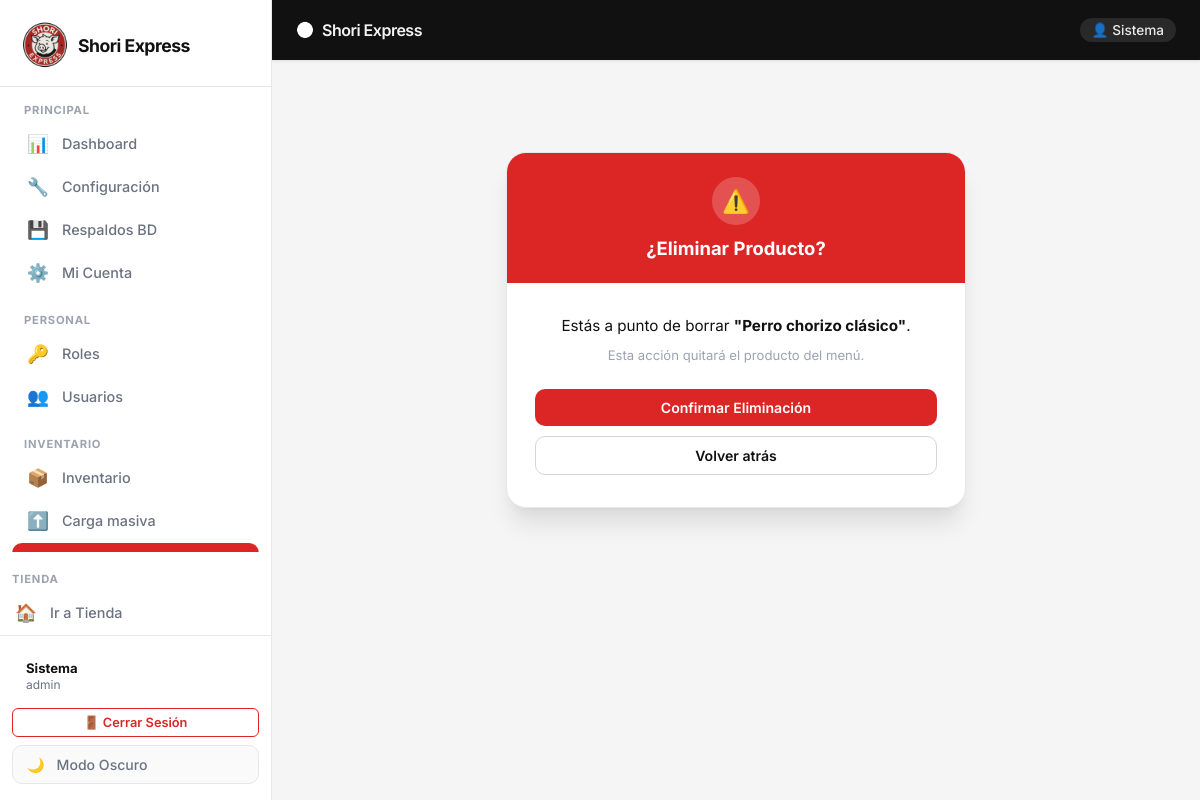
Screenshot of /productos/eliminar/1/ (signed in) with the database file from the repository.
### usuario/models.py (models this page shows, shortened)
class Usuario(models.Model):
    TIPO_DOC_CHOICES = [
        ('CC', 'Cédula de Ciudadanía'),
        ('TI', 'Tarjeta de Identidad'),
        ('CE', 'Cédula de Extranjería'),
        ('PEP', 'Permiso Especial de Permanencia'),
    ]
    ESTADO_CHOICES = [
        ('activo', 'Activo'),
        ('inactivo', 'Inactivo'),
    ]
    tipo_documento = models.CharField(max_length=10, choices=TIPO_DOC_CHOICES, default='CC')
    documento = models.CharField(max_length=15, unique=True)
    primer_nombre = models.CharField(max_length=40)
    apellido = models.CharField(max_length=40)
    correo = models.EmailField(max_length=100, unique=True)
    telefono = models.CharField(max_length=20, null=True, blank=True)
    direccion = models.CharField(max_length=100, blank=True)
    nombre_usuario = models.CharField(max_length=50, unique=True)
    contrasena = models.CharField(max_length=255)
    ultima_actualizacion_password = models.DateTimeField(
        auto_now_add=True,
        help_text="Fecha de última actualización de contraseña",
    )
    rol = models.ForeignKey(
        'rol.Rol',
        on_delete=models.PROTECT,
        related_name='usuarios'
    )
    puntos_acumulados = models.PositiveIntegerField(default=0)
    bonos_fidelidad = models.PositiveIntegerField(
        default=0,
        help_text="Bonos ganados (ej. compras iguales o superiores al umbral configurado)",
    )
    estado = models.CharField(max_length=10, choices=ESTADO_CHOICES, default='activo')
    fecha_registro = models.DateTimeField(auto_now_add=True)
    class Meta:
        verbose_name = "Usuario"
        verbose_name_plural = "Usuarios"
        db_table = "usuario_usuario" # Mantiene compatibilidad con tu SQL

### producto/models.py (models this page shows, shortened)
class Producto(models.Model):
    objects = ProductoManager()
    nombre_producto = models.CharField(
        max_length=100,
        verbose_name="Nombre del Plato/Producto"
    )
    descripcion_producto = models.TextField(
        null=True,
        blank=True,
        help_text="Descripción que aparecerá en el carrito de compras"
    )
    imagen = models.ImageField(
        upload_to='productos/',
        null=True,
        blank=True,
        help_text="Sube una imagen desde tu dispositivo"
    )
    precio_venta = models.DecimalField(
        max_digits=10,
        decimal_places=2,
        help_text="Precio base al público"
    )
    es_combo = models.BooleanField(
        default=False,
        help_text="Marcar si es un paquete que incluye varios sub-productos"
    )
    esta_disponible = models.BooleanField(
        default=True,
        verbose_name="¿Está en el menú actualmente?"
    )
    esta_habilitado = models.BooleanField(
        default=True,
        verbose_name="¿Está habilitado para venta?",
        help_text="Control manual para mostrar/ocultar productos. Se deshabilita automáticamente si faltan insumos."
    )
    registro_movimiento_inicial = models.TextField(
        null=True,
        blank=True,
        help_text="Nota del movimiento o lote inicial asociado al alta del producto en carta",
    )
    imagen_catalogo = models.CharField(
        max_length=255,
        blank=True,
        default="",
        help_text="Opcional. Ruta bajo static/ (ej. productos/perro-clasico.jpg). "
        "Se muestra en la tienda si no hay imagen subida a media.",
    )
    class Meta:
        verbose_name = "Producto"
        verbose_name_plural = "Productos"
        db_table = "producto_producto"

### producto/views.py (the view, shortened to what this page needs)
# urls.py: path('eliminar/<int:id>/', views.eliminar_producto, name='eliminar_producto'),
@admin_shori_required
@require_http_methods(["GET", "POST"])
def eliminar_producto(request, id):
    producto = get_object_or_404(Producto, pk=id)
    return render(request, 'producto/eliminar_producto.html', {'producto': producto})

### cuentas/context_processors.py (called while the page is built)
def user_context(request):
    usuario_logueado = None
    es_admin = False
    usuario_id = request.session.get('usuario_id')
    if usuario_id:
        try:
            usuario_logueado = Usuario.objects.get(pk=usuario_id)
        except Usuario.DoesNotExist:
            request.session.flush()
        else:
            nombre_rol = ''
            if usuario_logueado.rol:
                nombre_rol = usuario_logueado.rol.nombre_rol or ''
            es_admin = nombre_rol.strip().lower() in {'admin', 'administrador', 'empleado'}
    return {
        'usuario_logueado': usuario_logueado,
        'es_admin': es_admin,
    }

### cuentas/views.py (called while the page is built)
def _session_expired(request):
    last_activity = request.session.get('last_activity')
    if not last_activity:
        return False
    try:
        last = float(last_activity)
    except (TypeError, ValueError):
        return True
    return (timezone.now().timestamp() - last) > (SESSION_TIMEOUT_MINUTES * 60)

def _actualizar_actividad_sesion(request):
    request.session['last_activity'] = timezone.now().timestamp()

def _es_rol_admin(nombre_rol):
    if not nombre_rol:
        return False
    return nombre_rol.strip().lower() in ROLES_ADMIN

def _get_usuario_sesion(request):
    usuario_id = request.session.get('usuario_id')
    if usuario_id:
        try:
            return Usuario.objects.get(pk=usuario_id)
        except Usuario.DoesNotExist:
            request.session.flush()
    return None

### producto/context_processor.py (called while the page is built)
def cart_total_amount(request):
    cart = Cart(request)
    total = 0
    for key, value in cart.cart.items():
        total += float(value["precio"]) * value["cantidad"]
    return {'cart_total_amount': total, 'cart_count': len(cart.cart)}

### producto/templates/producto/eliminar_producto.html (shortened to what this page needs)
{% extends 'base.html' %}
{% block content %}
<div class="se-confirm-card">
    <div class="se-confirm-header">
        <div class="confirm-icon">⚠️</div>
        <h4>¿Eliminar Producto?</h4>
    </div>
    <div class="se-confirm-body">
        <p>Estás a punto de borrar <strong>"{{ producto.nombre_producto }}"</strong>.</p>
        <p class="text-muted small">Esta acción quitará el producto del menú.</p>
        <form method="POST">
            <div class="se-confirm-actions">
                <button type="submit" class="se-btn se-btn-danger">Confirmar Eliminación</button>
                <a href="{% url 'lista_productos' %}" class="se-btn se-btn-outline">Volver atrás</a>
            </div>
        </form>
    </div>
</div>
{% endblock %}

### templates/base.html (shortened to what this page needs)
{% load static %}
<!DOCTYPE html>
<html lang="es" data-theme="light">
<head>
    <link rel="stylesheet" href="{% static 'style.css' %}">
</head>
<body>
<aside class="se-sidebar" id="sidebar">
    <div class="se-sidebar-header">
        <a class="se-sidebar-brand" href="{% url 'home' %}">
            <img src="{% static 'IMG/SHORIp.ico' %}" alt="Shori" class="sidebar-logo">
            <span style="font-weight: 700; letter-spacing: -0.5px; font-size: 1.1rem;">Shori Express</span>
        </a>
    </div>
    <nav class="se-sidebar-nav">
        <div class="se-nav-section-label">Principal</div>
        <a class="se-sidebar-link" href="{% url 'home' %}">
            <span class="se-sidebar-icon">📊</span>
            <span>Dashboard</span>
        </a>
        <a class="se-sidebar-link" href="{% url 'ver_configuracion' %}">
            <span class="se-sidebar-icon">🔧</span>
            <span>Configuración</span>
        </a>
        <a class="se-sidebar-link" href="{% url 'lista_respaldos' %}">
            <span class="se-sidebar-icon">💾</span>
            <span>Respaldos BD</span>
        </a>
        {% if request.session.usuario_id %}
        <a class="se-sidebar-link" href="{% url 'mi_cuenta' request.session.usuario_id %}">
            <span class="se-sidebar-icon">⚙️</span>
            <span>Mi Cuenta</span>
        </a>
        {% endif %}
        <div class="se-nav-section-label">Personal</div>
        <a class="se-sidebar-link" href="{% url 'lista_roles' %}">
            <span class="se-sidebar-icon">🔑</span>
            <span>Roles</span>
        </a>
        <a class="se-sidebar-link" href="{% url 'lista_usuarios' %}">
            <span class="se-sidebar-icon">👥</span>
            <span>Usuarios</span>
        </a>
        <div class="se-nav-section-label">Inventario</div>
        <a class="se-sidebar-link" href="{% url 'lista_inventario' %}">
            <span class="se-sidebar-icon">📦</span>
            <span>Inventario</span>
        </a>
        <a class="se-sidebar-link" href="{% url 'carga_masiva' %}">
            <span class="se-sidebar-icon">⬆️</span>
            <span>Carga masiva</span>
        </a>
        <a class="se-sidebar-link" href="{% url 'lista_productos' %}">
        </a>
    </nav>
    <div class="se-nav-section-label">Tienda</div>
    <a class="se-sidebar-link" href="{% url 'landing' %}">
        <span class="se-sidebar-icon">🏠</span>
        <span>Ir a Tienda</span>
    </a>
    <div class="se-sidebar-footer">
        {% if request.session.usuario_nombre %}
        <div style="padding: 8px 14px; margin-bottom: 8px; font-size: 0.82rem; color: var(--text-secondary);">
            <strong style="color: var(--text-primary);">{{ request.session.usuario_nombre }}</strong><br>
            <span style="font-size: 0.75rem;">{{ request.session.usuario_rol|default:"Usuario" }}</span>
        </div>
        <a href="{% url 'logout' %}" class="se-btn se-btn-outline-red se-btn-sm" style="width: 100%; margin-bottom: 8px;">
            🚪 Cerrar Sesión
        </a>
        {% endif %}
        <button class="theme-toggle-sidebar" onclick="toggleTheme()" id="themeBtn" title="Cambiar tema" aria-label="Cambiar tema">
            <span id="themeIcon">🌙</span>
            <span id="themeText">Modo Oscuro</span>
        </button>
    </div>
</aside>
<header class="se-topbar">
    <a class="se-topbar-brand" href="{% url 'home' %}">
        <img src="{% static 'IMG/SHORIp.ico' %}" alt="Shori" class="topbar-logo">
        <span style="font-weight: 600; font-size: 1rem; color: rgba(255,255,255,0.95);">Shori Express</span>
    </a>
    {% if request.session.usuario_nombre %}
    <span style="color: rgba(255,255,255,0.9); font-size: 0.85rem; font-weight: 500; background: rgba(255,255,255,0.1); padding: 4px 12px; border-radius: 20px;">
        👤 {{ request.session.usuario_nombre }}
    </span>
    {% endif %}
</header>
<main class="se-main">
    {% block content %}
    {% endblock %}
</main>
</body>
</html>

### templates/base.html (style rules this page uses)
.se-sidebar-brand, .se-topbar-brand { display: flex; align-items: center; gap: 8px; }
.sidebar-logo { width: 50px; height: 50px; object-fit: contain; }
.topbar-logo { width: 18px; height: 18px; object-fit: contain; filter: brightness(0) invert(1); }

### rows the page displays
Usuario: session.usuario_nombre "Sistema"
Producto: nombre_producto "Perro chorizo clásico"

### other values shown
{{ request.session.usuario_rol|default:"Usuario" }} "admin"
